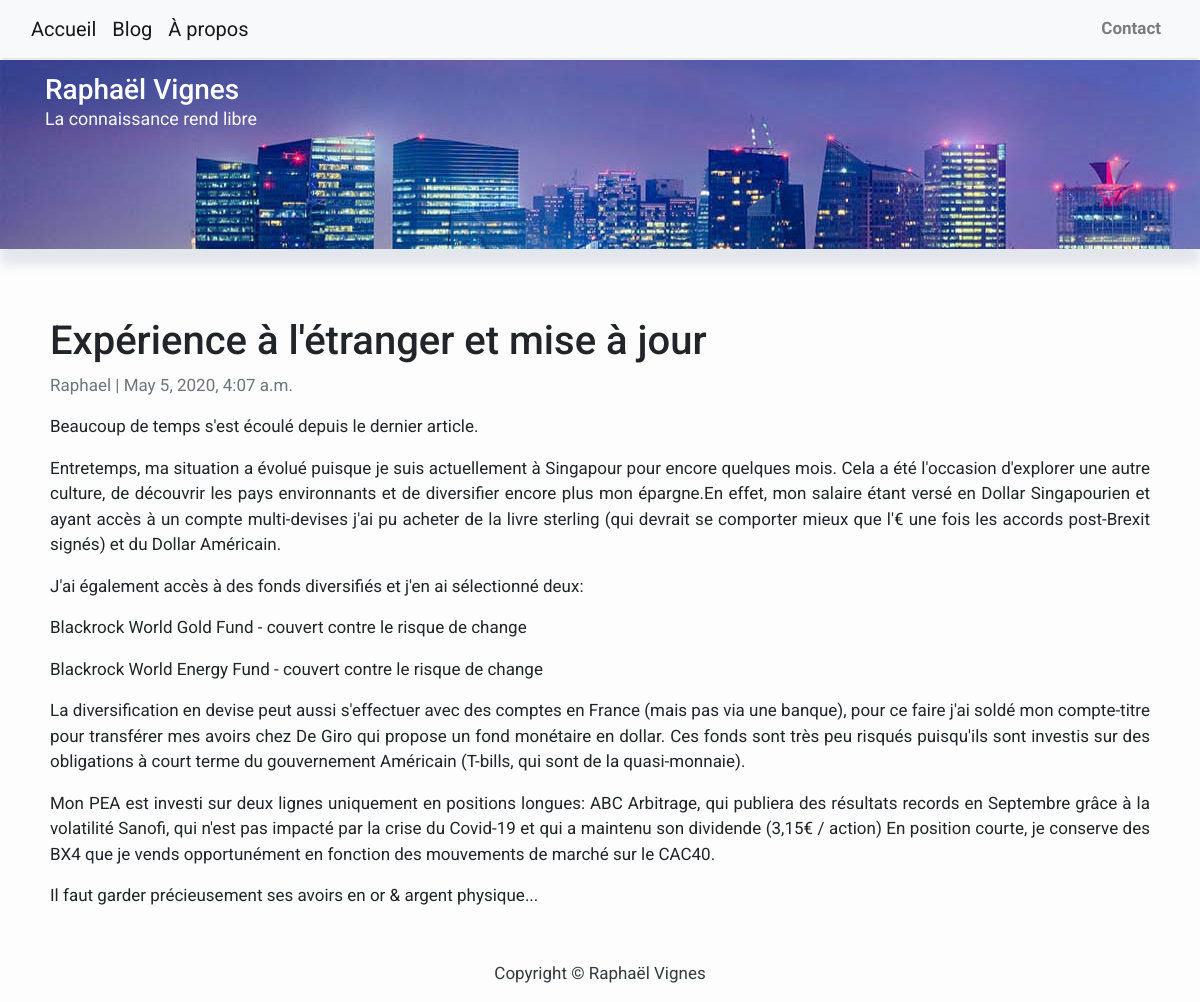
/blog/experience/, run on the app's committed database.
### blog/models.py (models this page shows, shortened)
class Post(models.Model):
    title = models.CharField(max_length=200, unique=True)
    slug = models.SlugField(max_length=200, unique=True)
    author = models.ForeignKey(User, on_delete= models.CASCADE,related_name='blog_posts')
    updated_on = models.DateTimeField(auto_now= True)
    content = models.TextField()
    created_on = models.DateTimeField(auto_now_add=True)
    status = models.IntegerField(choices=STATUS, default=0)
    class Meta:
        ordering = ['-created_on']

### blog/views.py (the view)
# urls.py: path('blog/<slug:slug>/', views.PostDetail.as_view(), name='post_detail')
class PostDetail(generic.DetailView):
    model = Post
    template_name = 'post_detail.html'

### blog/templates/post_detail.html (shortened to what this page needs)
{% extends 'base.html' %} {% block content %}
{% load static %}
<header class="masthead bandeau">
    <div class="container detail">
        <div class="row">
            <div class=" col-md-10 titre col-md-12 mx-auto">
                <div class="site-heading">
                    <h3 class="site-heading my-0 mt-1 text-white"> Raphaël Vignes</h3>
                    <p class="text-light sous-titre">La connaissance rend libre &nbsp
                    </p>
                </div>
            </div>
        </div>
    </div>
</header>
<link rel="stylesheet" type="text/css" href="{% static 'blog/style.css' %}">
<div class="container">
  <div class="row">
        <div class="col-md-16 mt-5 left">
      <div class="card-body">
        <h1>{% block title %} {{ object.title }} {% endblock title %}</h1>
        <p class=" text-muted">{{ post.author }} | {{ post.created_on }}</p>
        <p class="card-text ">{{ object.content | safe }}</p>
      </div>
    </div>
  </div>
</div>
{% endblock content %}

### blog/static/blog/style.css (style rules this page uses)
p { text-align: justify; }

### blog/templates/post_detail.html (style rules this page uses)
.site-heading { margin-left: 0px; }
.sous-titre { margin-left: 0px; font-size: 105%; }
.detail { margin-top: 1px; padding-top: 0px; }
.bandeau { margin-top: 2px; }

### data on the page
Post: title "Expérience à l'étranger et mise à jour", author "Raphael", created_on "May 5, 2020, 4:07 a.m.", content "Beaucoup de temps s'est écoulé depuis le dernier article. Entretemps, ma situation a évolué puisque je suis actuellement à Singapour pour encore quelques mois. Cela a été l'occasion d'explorer une autre culture, de découvrir les pays environnants et de diversifier encore plus mon épargne.En effet, mon salaire étant versé en Dollar Singapourien et ayant accès à un compte multi-devises j'ai pu acheter de la livre sterling (qui devrait se comporter mieux que l'€ une fois les accords post-Brexit signés) et du Dollar Américain. J'ai également accès à des fonds diversifiés et j'en ai sélectionné deux: Blackrock World Gold Fund - couvert contre le risque de change Blackrock World Energy Fund -…"
